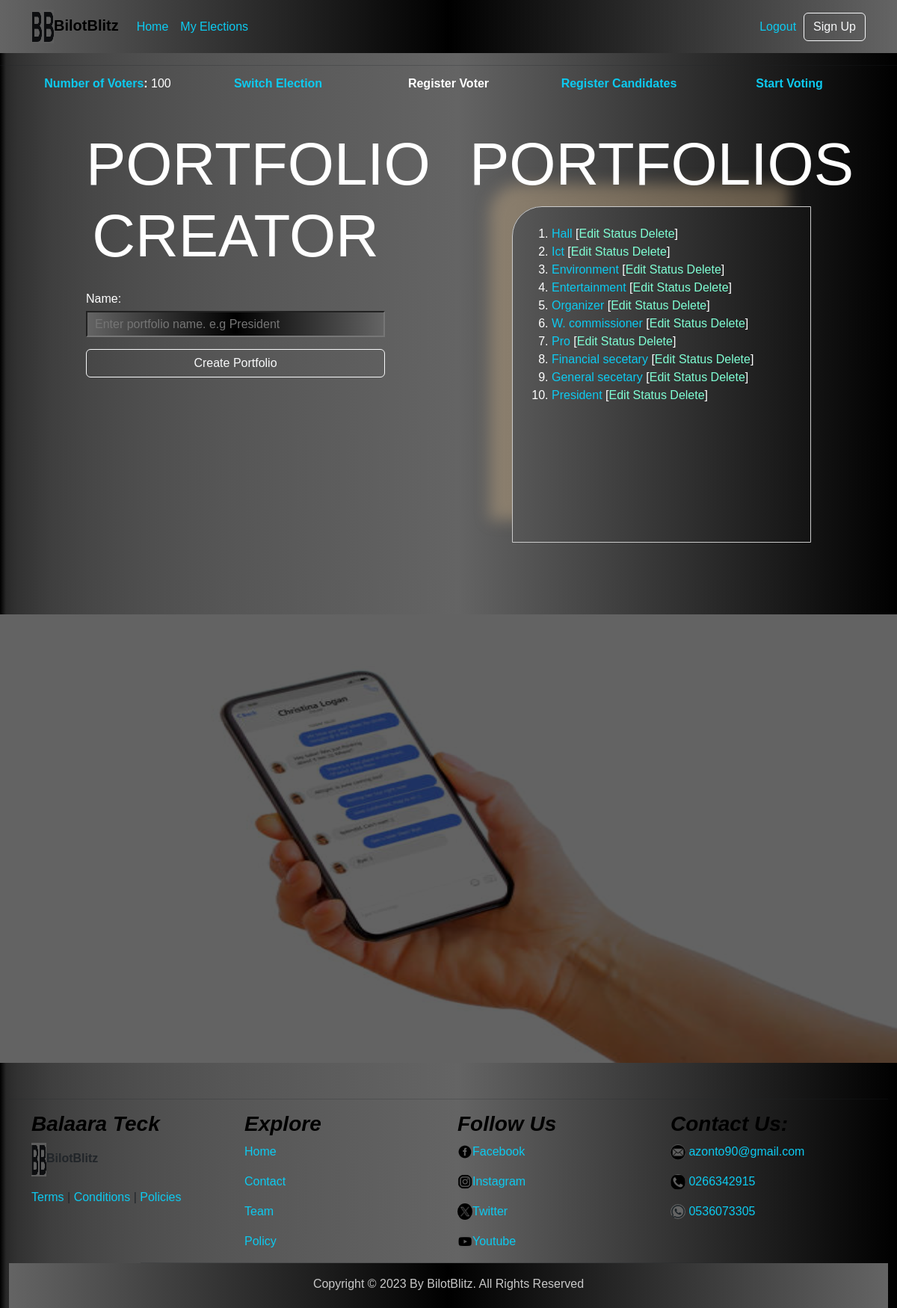
/portfolios/37 (signed in), run on an earlier commit of the app's database.
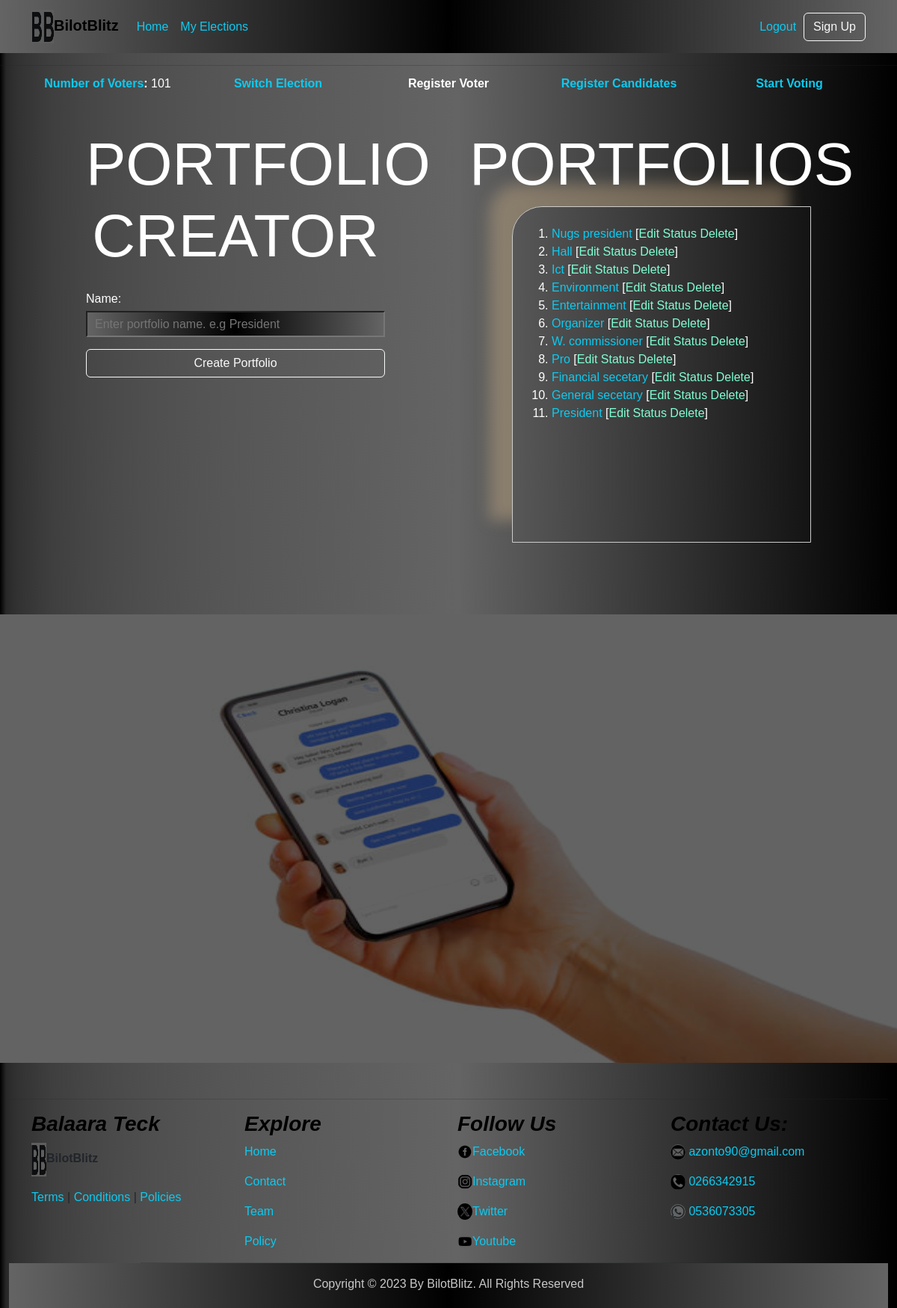
And on a later commit of the database.
### base_app/models.py (models this page shows, shortened)
class PortfolioModel(models.Model):
    portfolio_name = models.CharField(max_length=255)
    election_name = models.ForeignKey(ElectorialCommissionOfficerModel, on_delete=models.CASCADE)

### base_app/views.py (the view, shortened to what this page needs)
# urls.py: path('portfolios/<int:pk>', views.PortfolioView.as_view(), name='portfolios'),
class PortfolioView(CreateView):
    model=PortfolioModel
    form_class = PortfolioForm
    template_name="portfolio.html"
    def get_context_data(self,**kwargs):
        context = super().get_context_data(**kwargs)
        pk = self.kwargs.get("pk")
        election = get_object_or_404(ElectorialCommissionOfficerModel,user=self.request.user,id=pk)
        context["portfolios"] = PortfolioModel.objects.filter(election_name=election)
        context["election"] = election
        context["no_of_voters"] = len(VoterRegistrationModel.objects.filter(election_name=election))
        context["template_name"] = "portfolio.html"
        return context

### base_app/forms.py
class PortfolioForm(forms.ModelForm):
    class Meta:
        model = PortfolioModel
        fields = ["portfolio_name"]
    portfolio_name = forms.CharField(label='Portfolio Name:', widget=forms.TextInput(attrs={'placeholder': 'Enter portfolio name. e.g President'}))

### templates/portfolio.html (shortened to what this page needs)
{%extends 'base_template.html'%}
{%block header%}
    <header>
        {%include 'header.html'%}
    </header>
{%endblock header%}
{%block content%}
<main>
    {% include 'explore.html'%}
<div class="container pt-5 pb-5">
<div class="row">
    <div class="col-12 col-lg-6">
        <form method="POST" class="new-portfolio">
            <h3 class="text-center pb-3 text-white display-1">PORTFOLIO CREATOR</h3>
            {% for field in form %}
                    <p class="m-0 text-white">Name:</p>
                    <p class="pt-1">{{field}}</p>
            {%endfor%}
            <button type="submit" class="btn btn-outline-light">Create Portfolio</button>
        </form>
    </div>
    <div class="col-12 col-lg-6 mb-5 mt-5 m-lg-0">
        <h3 class="portfolio-header text-white text-center display-1">PORTFOLIOS</h3>
        {% if portfolios %}
        <div class="old-portfolio scrollable-div">
        <ol class="pt-4">
        {%for portfolio in portfolios reversed%}
            <li class="text-white">
                <a href="" class="text-info">{{portfolio.portfolio_name}}</a>
                [<a href="">Edit</a>
                <a href="">Status</a>
                <a href="">Delete</a>]
            </li>
        {%endfor%}
        </ol>
        </div>
        {%else%}
        <div class="text-center text-white no-portfolio">
            <p>No portfolios for this election</p>
        </div>
        {%endif%}
    </div>
  </div>
</div>
<div class="mt-5">
    {%include 'site_visual.html'%}
</div>
</main>
{%endblock content%}
{%block footer%}
<footer>
    {%include 'footer.html'%}
</footer>
{%endblock footer%}

What changed in the data, as far as the page shows it:
added PortfolioModel: portfolio_name "Nugs president"
Also different on the page:
{{ no_of_voters }}: "100" → "101"
